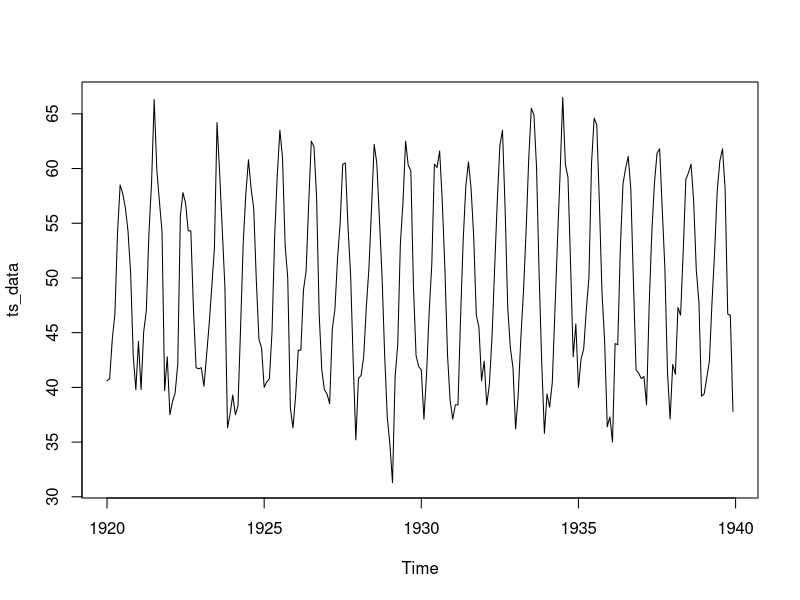
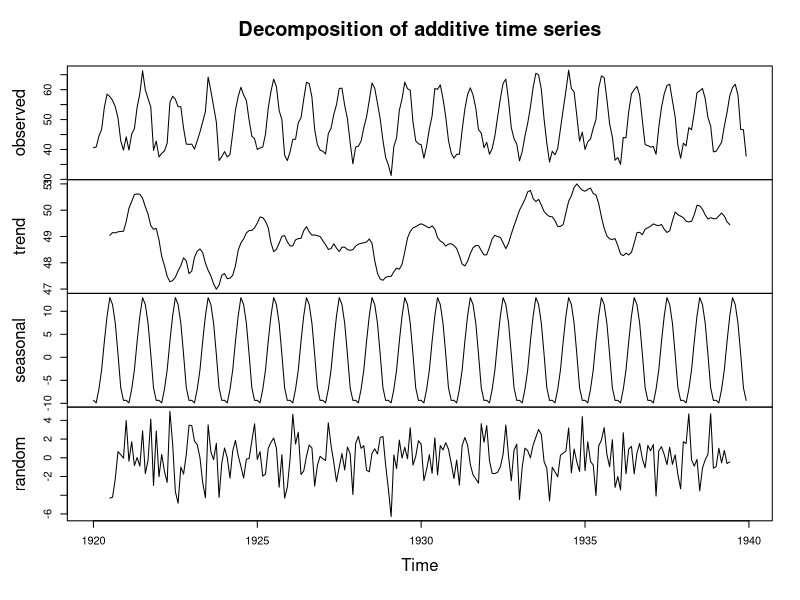
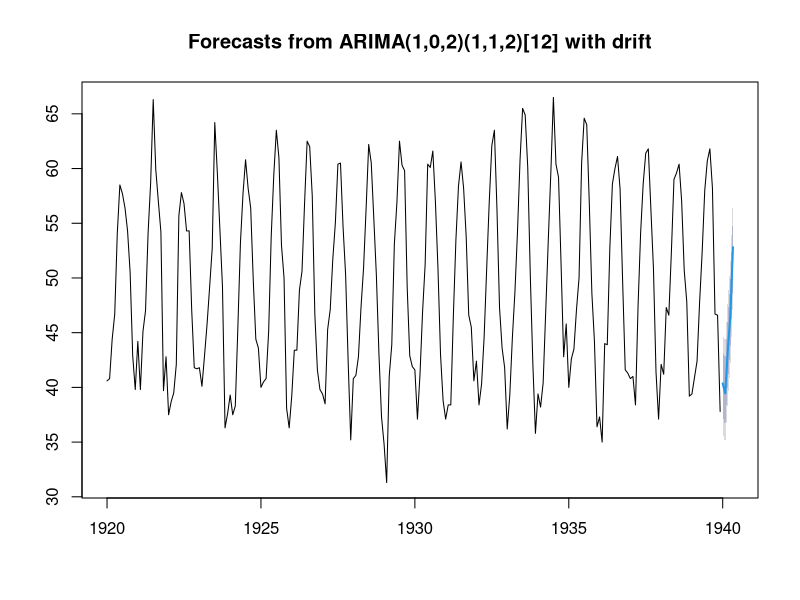
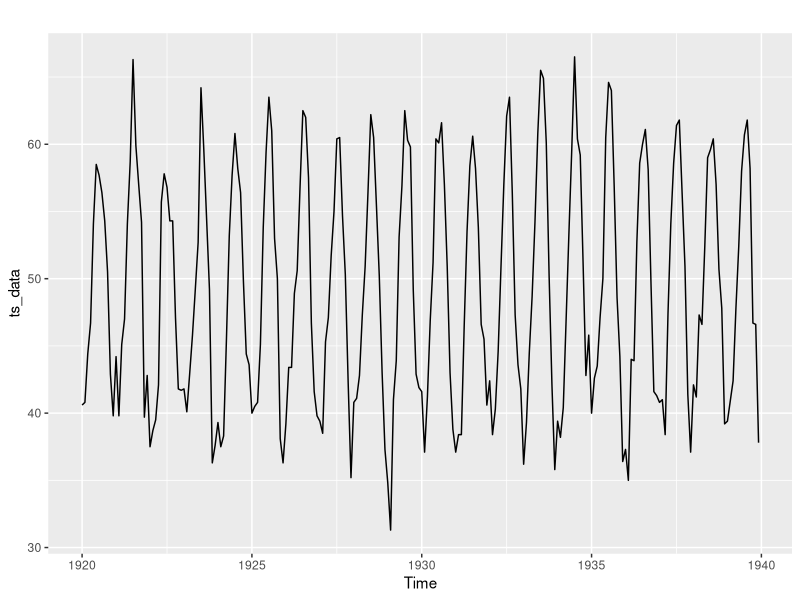
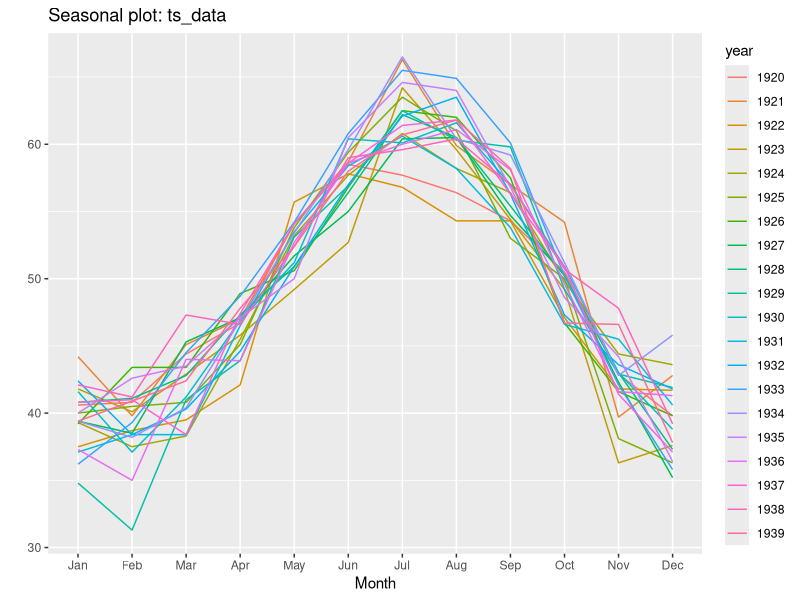
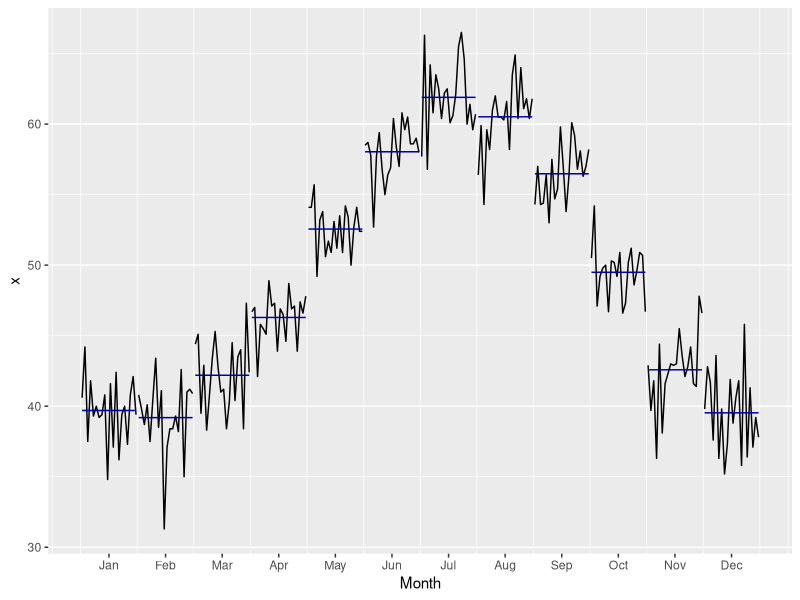
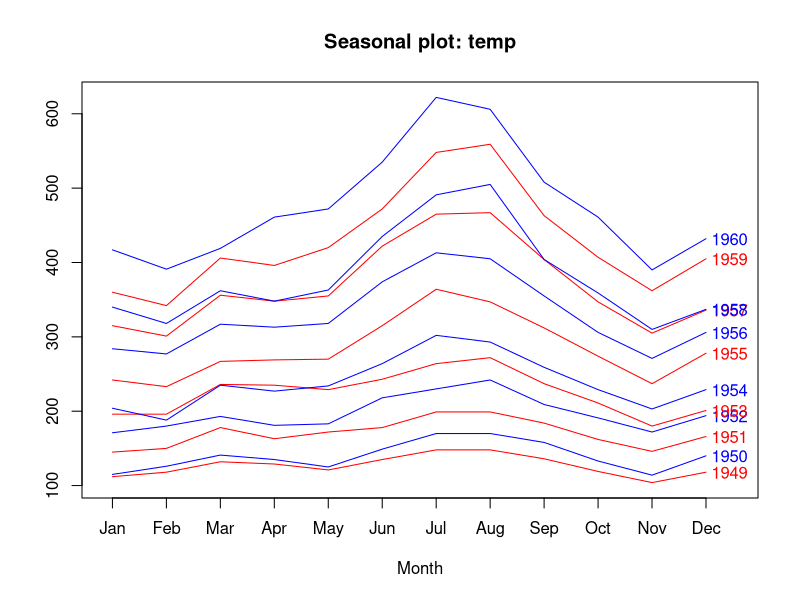
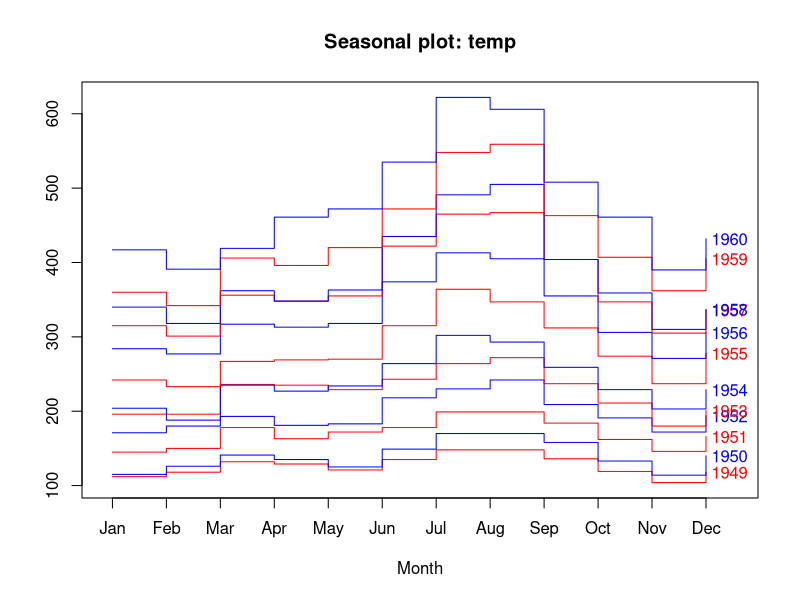

Source code (R) for these figures, in order:
## USING NOTTEM DATA SET   
# A time series object containing average air temperatures at 
# Nottingham Castle in degrees Fahrenheit for 20 years.

ts_data <- nottem

# STANDARD PLOT
plot(ts_data)

# PLOT OF COMPONENTS
plot(decompose(ts_data))

# FORECAST PLOTTING
library(forecast)
plot(forecast(auto.arima(ts_data),h=5))   # h=5 means for the next 5 years


## ADVANCED PLOTS
library(ggplot2)

autoplot(ts_data)

ggseasonplot(ts_data) 

ggmonthplot(ts_data)


## AIRPASSENGERS DATA

temp<- AirPassengers

# line plot
seasonplot(temp,
             year.labels = TRUE,  #adding year labels
             col = c("red","blue"),
             type = "l")

#step plot
seasonplot(temp,
           year.labels = TRUE,  
           col = c("red","blue"),
           type = "s")
